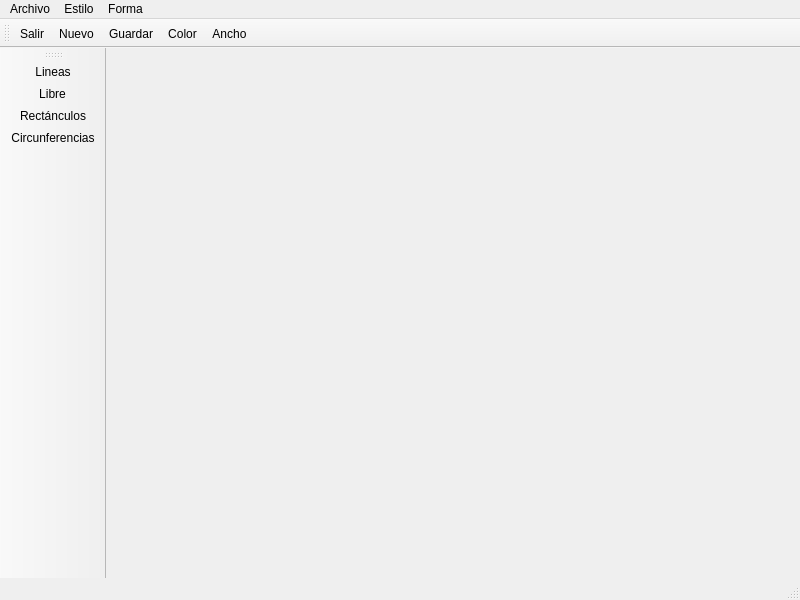
<?xml version="1.0" encoding="UTF-8"?>
<ui version="4.0">
 <class>Principal</class>
 <widget class="QMainWindow" name="Principal">
  <property name="geometry">
   <rect>
    <x>0</x>
    <y>0</y>
    <width>800</width>
    <height>600</height>
   </rect>
  </property>
  <property name="cursor">
   <cursorShape>CrossCursor</cursorShape>
  </property>
  <property name="windowTitle">
   <string>Mini Paint</string>
  </property>
  <property name="windowIcon">
   <iconset resource="RECURSOS.qrc">
    <normaloff>:/Recursos/paint.png</normaloff>:/Recursos/paint.png</iconset>
  </property>
  <widget class="QWidget" name="centralwidget"/>
  <widget class="QMenuBar" name="menubar">
   <property name="geometry">
    <rect>
     <x>0</x>
     <y>0</y>
     <width>800</width>
     <height>21</height>
    </rect>
   </property>
   <widget class="QMenu" name="menuArchivo">
    <property name="title">
     <string>Archivo</string>
    </property>
    <addaction name="actionNuevo"/>
    <addaction name="actionGuardar"/>
    <addaction name="separator"/>
    <addaction name="actionSalir"/>
    <addaction name="actionacerca_de"/>
   </widget>
   <widget class="QMenu" name="menuEstilo">
    <property name="title">
     <string>Estilo</string>
    </property>
    <addaction name="actionColor"/>
    <addaction name="actionAncho"/>
   </widget>
   <widget class="QMenu" name="menuForma">
    <property name="title">
     <string>Forma</string>
    </property>
    <addaction name="actionLineas"/>
    <addaction name="actionLibre"/>
    <addaction name="actionRect_nculos"/>
    <addaction name="actionCircunferencias"/>
   </widget>
   <addaction name="menuArchivo"/>
   <addaction name="menuEstilo"/>
   <addaction name="menuForma"/>
  </widget>
  <widget class="QStatusBar" name="statusbar"/>
  <widget class="QToolBar" name="toolBar">
   <property name="windowTitle">
    <string>toolBar</string>
   </property>
   <attribute name="toolBarArea">
    <enum>TopToolBarArea</enum>
   </attribute>
   <attribute name="toolBarBreak">
    <bool>false</bool>
   </attribute>
   <addaction name="actionSalir"/>
   <addaction name="actionNuevo"/>
   <addaction name="actionGuardar"/>
   <addaction name="actionColor"/>
   <addaction name="actionAncho"/>
  </widget>
  <widget class="QToolBar" name="toolBar_2">
   <property name="windowTitle">
    <string>toolBar_2</string>
   </property>
   <attribute name="toolBarArea">
    <enum>LeftToolBarArea</enum>
   </attribute>
   <attribute name="toolBarBreak">
    <bool>false</bool>
   </attribute>
   <addaction name="actionLineas"/>
   <addaction name="actionLibre"/>
   <addaction name="actionRect_nculos"/>
   <addaction name="actionCircunferencias"/>
  </widget>
  <action name="actionNuevo">
   <property name="icon">
    <iconset resource="RECURSOS.qrc">
     <normaloff>:/Recursos/plus.png</normaloff>:/Recursos/plus.png</iconset>
   </property>
   <property name="text">
    <string>Nuevo</string>
   </property>
   <property name="shortcut">
    <string>Ctrl+N</string>
   </property>
  </action>
  <action name="actionGuardar">
   <property name="icon">
    <iconset resource="RECURSOS.qrc">
     <normaloff>:/Recursos/save.png</normaloff>:/Recursos/save.png</iconset>
   </property>
   <property name="text">
    <string>Guardar</string>
   </property>
   <property name="shortcut">
    <string>Ctrl+S</string>
   </property>
  </action>
  <action name="actionSalir">
   <property name="icon">
    <iconset resource="RECURSOS.qrc">
     <normaloff>:/Recursos/logout.png</normaloff>:/Recursos/logout.png</iconset>
   </property>
   <property name="text">
    <string>Salir</string>
   </property>
   <property name="shortcut">
    <string>Ctrl+Q</string>
   </property>
  </action>
  <action name="actionColor">
   <property name="icon">
    <iconset resource="RECURSOS.qrc">
     <normaloff>:/Recursos/spectrum.png</normaloff>:/Recursos/spectrum.png</iconset>
   </property>
   <property name="text">
    <string>Color</string>
   </property>
   <property name="shortcut">
    <string>Ctrl+Shift+C</string>
   </property>
  </action>
  <action name="actionAncho">
   <property name="icon">
    <iconset resource="RECURSOS.qrc">
     <normaloff>:/Recursos/text.png</normaloff>:/Recursos/text.png</iconset>
   </property>
   <property name="text">
    <string>Ancho</string>
   </property>
   <property name="shortcut">
    <string>Ctrl+Shift+A</string>
   </property>
  </action>
  <action name="actionLineas">
   <property name="icon">
    <iconset resource="RECURSOS.qrc">
     <normaloff>:/Recursos/minus.png</normaloff>:/Recursos/minus.png</iconset>
   </property>
   <property name="text">
    <string>Lineas</string>
   </property>
  </action>
  <action name="actionLibre">
   <property name="icon">
    <iconset resource="RECURSOS.qrc">
     <normaloff>:/Recursos/paint.png</normaloff>:/Recursos/paint.png</iconset>
   </property>
   <property name="text">
    <string>Libre</string>
   </property>
  </action>
  <action name="actionRect_nculos">
   <property name="icon">
    <iconset resource="RECURSOS.qrc">
     <normaloff>:/Recursos/rectangle.png</normaloff>:/Recursos/rectangle.png</iconset>
   </property>
   <property name="text">
    <string>Rectánculos</string>
   </property>
  </action>
  <action name="actionCircunferencias">
   <property name="icon">
    <iconset resource="RECURSOS.qrc">
     <normaloff>:/Recursos/circle-vol-1circle.png</normaloff>:/Recursos/circle-vol-1circle.png</iconset>
   </property>
   <property name="text">
    <string>Circunferencias</string>
   </property>
  </action>
  <action name="actionacerca_de">
   <property name="icon">
    <iconset resource="RECURSOS.qrc">
     <normaloff>:/Recursos/help.png</normaloff>:/Recursos/help.png</iconset>
   </property>
   <property name="text">
    <string>acerca de..</string>
   </property>
  </action>
 </widget>
 <resources>
  <include location="RECURSOS.qrc"/>
 </resources>
 <connections/>
</ui>
